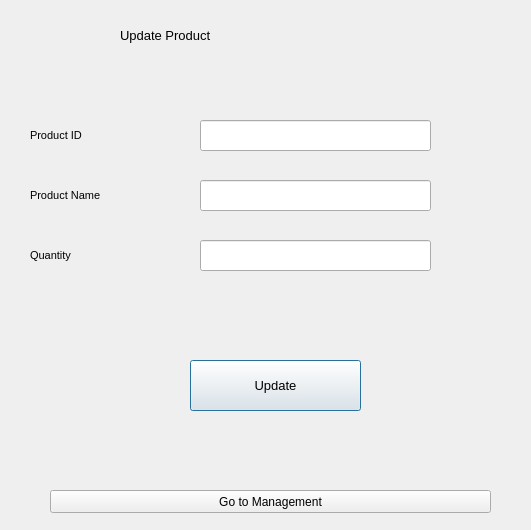
<?xml version="1.0" encoding="UTF-8"?>
<ui version="4.0">
 <class>Dialog</class>
 <widget class="QDialog" name="Dialog">
  <property name="geometry">
   <rect>
    <x>0</x>
    <y>0</y>
    <width>531</width>
    <height>530</height>
   </rect>
  </property>
  <property name="windowTitle">
   <string>Dialog</string>
  </property>
  <widget class="QLabel" name="label">
   <property name="geometry">
    <rect>
     <x>120</x>
     <y>20</y>
     <width>221</width>
     <height>31</height>
    </rect>
   </property>
   <property name="font">
    <font>
     <pointsize>10</pointsize>
    </font>
   </property>
   <property name="text">
    <string>Update Product</string>
   </property>
  </widget>
  <widget class="QLabel" name="label_2">
   <property name="geometry">
    <rect>
     <x>30</x>
     <y>180</y>
     <width>161</width>
     <height>31</height>
    </rect>
   </property>
   <property name="font">
    <font>
     <pointsize>8</pointsize>
    </font>
   </property>
   <property name="text">
    <string>Product Name</string>
   </property>
  </widget>
  <widget class="QLabel" name="label_3">
   <property name="geometry">
    <rect>
     <x>30</x>
     <y>240</y>
     <width>101</width>
     <height>31</height>
    </rect>
   </property>
   <property name="font">
    <font>
     <pointsize>8</pointsize>
    </font>
   </property>
   <property name="text">
    <string>Quantity</string>
   </property>
  </widget>
  <widget class="QLineEdit" name="productNameToUpdate">
   <property name="geometry">
    <rect>
     <x>200</x>
     <y>180</y>
     <width>231</width>
     <height>31</height>
    </rect>
   </property>
  </widget>
  <widget class="QLineEdit" name="productQuantityToUpdate">
   <property name="geometry">
    <rect>
     <x>200</x>
     <y>240</y>
     <width>231</width>
     <height>31</height>
    </rect>
   </property>
  </widget>
  <widget class="QPushButton" name="commitUpdate">
   <property name="geometry">
    <rect>
     <x>190</x>
     <y>360</y>
     <width>171</width>
     <height>51</height>
    </rect>
   </property>
   <property name="font">
    <font>
     <pointsize>10</pointsize>
    </font>
   </property>
   <property name="text">
    <string>Update</string>
   </property>
  </widget>
  <widget class="QLineEdit" name="productIDToUpdate">
   <property name="geometry">
    <rect>
     <x>200</x>
     <y>120</y>
     <width>231</width>
     <height>31</height>
    </rect>
   </property>
  </widget>
  <widget class="QLabel" name="label_4">
   <property name="geometry">
    <rect>
     <x>30</x>
     <y>120</y>
     <width>161</width>
     <height>31</height>
    </rect>
   </property>
   <property name="font">
    <font>
     <pointsize>8</pointsize>
    </font>
   </property>
   <property name="text">
    <string>Product ID</string>
   </property>
  </widget>
  <widget class="QPushButton" name="gotomanagement">
   <property name="geometry">
    <rect>
     <x>50</x>
     <y>490</y>
     <width>441</width>
     <height>23</height>
    </rect>
   </property>
   <property name="text">
    <string>Go to Management</string>
   </property>
  </widget>
 </widget>
 <resources/>
 <connections/>
</ui>
